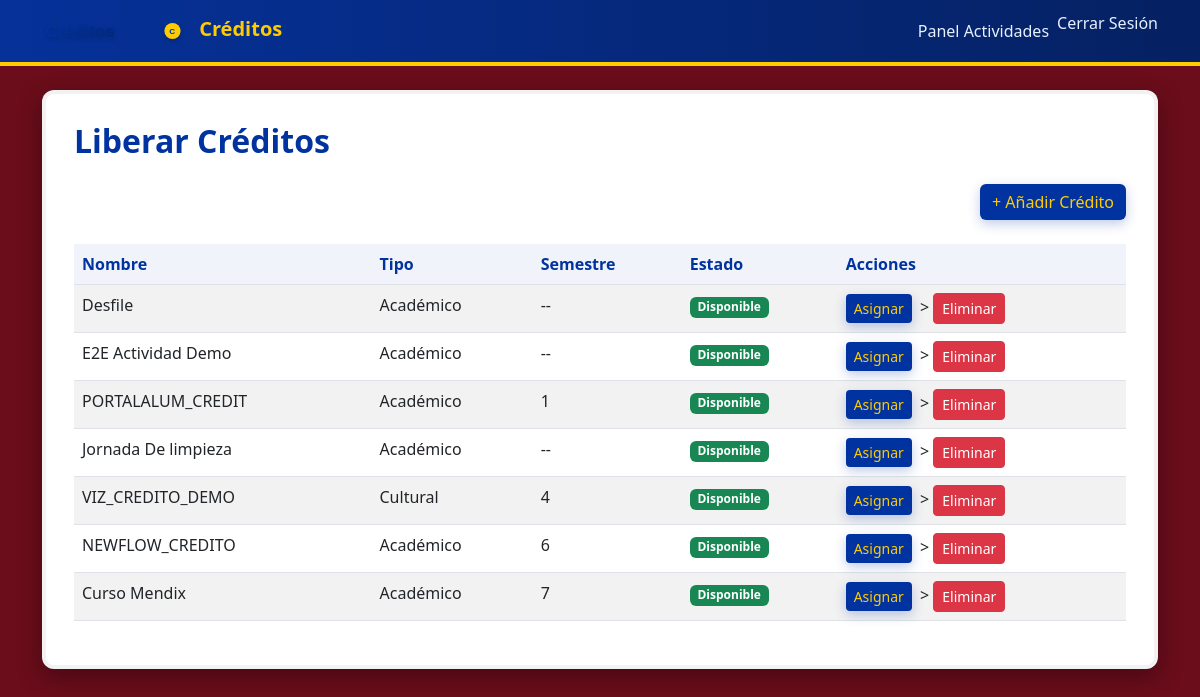
Page /creditos/ (signed in) on the committed database.
### creditos/models.py (models this page shows, shortened)
class Credito(models.Model):
    TIPOS = (
        ('academico', 'Académico'),
        ('cultural', 'Cultural'),
        ('deportivo', 'Deportivo'),
    )
    alumno = models.ForeignKey(Usuario, on_delete=models.SET_NULL, null=True, blank=True, related_name='creditos')
    nombre = models.CharField(max_length=100, default="")
    tipo = models.CharField(max_length=20, choices=TIPOS)
    semestre = models.CharField(max_length=10)
    numero_control = models.CharField(max_length=30, blank=True)
    fecha_liberacion = models.DateField(blank=True, null=True)
    liberado = models.BooleanField(default=False)
    firmado_alumno = models.BooleanField(default=False)
    firmado_admin = models.BooleanField(default=False)
    firmado_docente = models.BooleanField(default=False)
    firmado_admin_por = models.ForeignKey(Usuario, on_delete=models.SET_NULL, null=True, blank=True, related_name='creditos_firmados_admin')
    firmado_admin_en = models.DateTimeField(null=True, blank=True)
    firmado_docente_por = models.ForeignKey(Usuario, on_delete=models.SET_NULL, null=True, blank=True, related_name='creditos_firmados_docente')
    firmado_docente_en = models.DateTimeField(null=True, blank=True)
    firmado_alumno_por = models.ForeignKey(Usuario, on_delete=models.SET_NULL, null=True, blank=True, related_name='creditos_firmados_alumno')
    firmado_alumno_en = models.DateTimeField(null=True, blank=True)

### creditos/views.py (the view)
# urls.py: path('', views.panel_creditos, name='panel_creditos'),
@login_required
def panel_creditos(request):
    creditos = Credito.objects.all().order_by('-id')
    return render(request, 'creditos/panel_creditos.html', {'creditos': creditos})

### creditos/templates/creditos/panel_creditos.html (shortened to what this page needs)
{% extends 'usuarios/base.html' %}
{% block content %}
<h2 class="page-title mb-4">Liberar Créditos</h2>
<div class="d-flex justify-content-between align-items-center mb-4">
  <a href="{% url 'crear_credito' %}" class="btn btn-primary">+ Añadir Crédito</a>
</div>
<div class="table-responsive">
  <table class="table table-striped">
    <thead>
      <tr>
        <th>Nombre</th>
        <th>Tipo</th>
        <th>Semestre</th>
        <th>Estado</th>
        <th>Acciones</th>
      </tr>
    </thead>
    <tbody>
      {% for credito in creditos %}
        <tr>
          <td>{{ credito.nombre }}</td>
          <td>{{ credito.get_tipo_display }}</td>
          <td>{{ credito.semestre }}</td>
          <td>
            {% if credito.liberado %}
              <span class="badge bg-success">Disponible</span>
            {% else %}
              <span class="badge bg-warning">Pendiente</span>
            {% endif %}
          </td>
          <td>
            <a href="{% url 'asignar_credito' credito.id %}" class="btn btn-sm btn-primary">Asignar</a>
            <form method="post" action="{% url 'eliminar_credito' credito.id %}" class="d-inline ms-1"
                  onsubmit='return confirm("¿Eliminar crédito {{ credito.nombre }}? Esta acción no se puede deshacer.");'>
>
              <button type="submit" class="btn btn-sm btn-danger">Eliminar</button>
            </form>
          </td>
        </tr>
      {% empty %}
        <tr>
          <td colspan="5" class="text-center text-muted">No hay créditos registrados.</td>
        </tr>
      {% endfor %}
    </tbody>
  </table>
</div>
{% endblock %}

### static/css/estilo.css (style rules this page uses)
:root { --tinto: #6b0d1b; --azul: #0033a0; --amarillo: #ffcc00; --card-bg: #ffffff; --muted: #6c757d; }
html, body { height: 100%; }
body { background-color: var(--tinto); color: #222; font-family: 'Segoe UI', Roboto, Arial, sans-serif; }
.page-title { color: var(--azul); font-weight: 700; }
.btn-primary { background-color: var(--azul) !important; color: var(--amarillo) !important; border: none !important; box-shadow: 0 4px 12px rgba(0,51,160,0.25); }
.table thead th { background: rgba(0,51,160,0.06); color: var(--azul); }

### rows in the picture
Credito: nombre "Desfile", tipo "Académico", semestre "--", liberado "Disponible"
Credito: nombre "E2E Actividad Demo", tipo "Académico", semestre "--", liberado "Disponible"
Credito: nombre "PORTALALUM_CREDIT", tipo "Académico", semestre "1", liberado "Disponible"
Credito: nombre "Jornada De limpieza", tipo "Académico", semestre "--", liberado "Disponible"
Credito: nombre "VIZ_CREDITO_DEMO", tipo "Cultural", semestre "4", liberado "Disponible"
Credito: nombre "NEWFLOW_CREDITO", tipo "Académico", semestre "6", liberado "Disponible"
Credito: nombre "Curso Mendix", tipo "Académico", semestre "7", liberado "Disponible"
